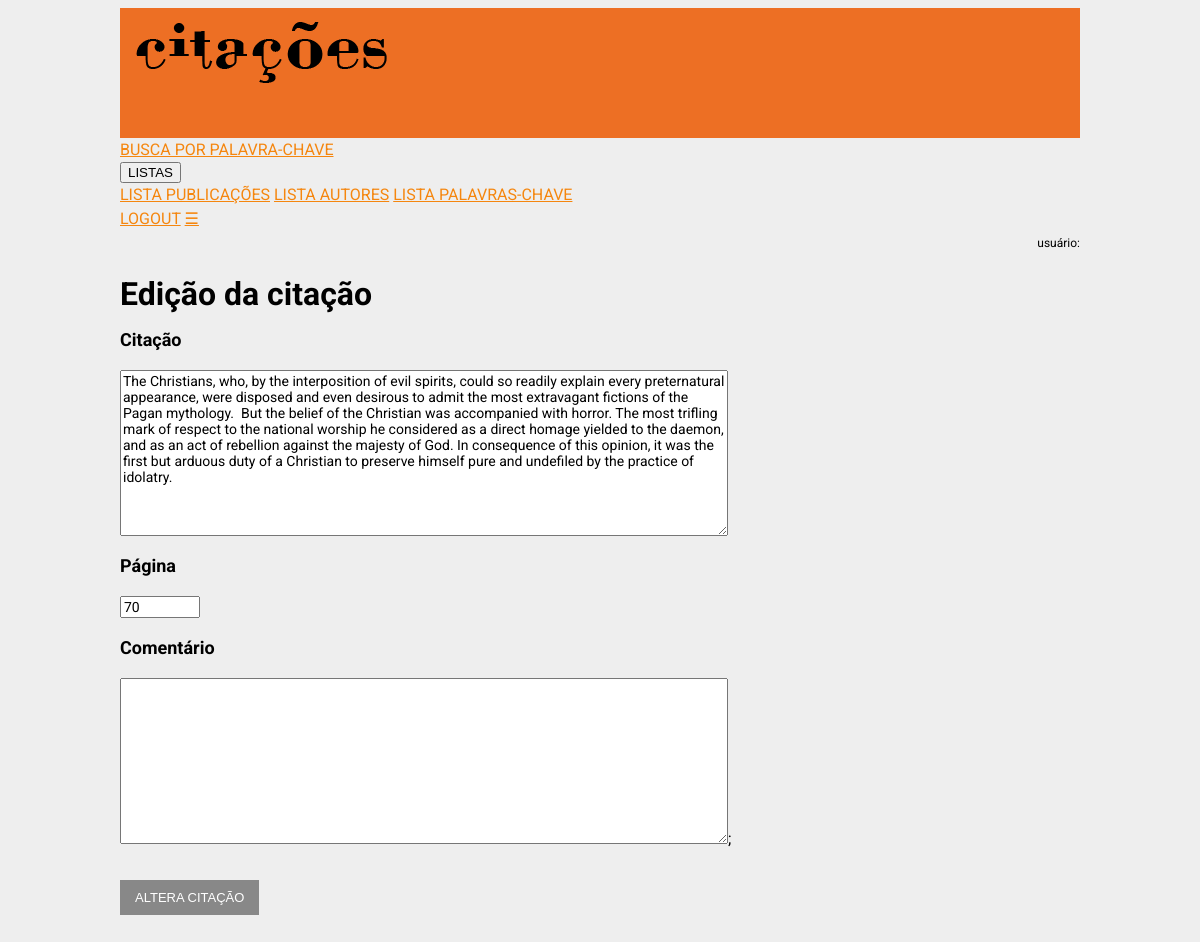
Screenshot of /raiz/_sobras/_editaCitacao.php?IdCitacao=70 with the database file from the repository.
### tables this page shows
CREATE TABLE `citacao` (
  `IdCitacao` int(11) NOT NULL,
  `IdPublicacao` int(11) NOT NULL,
  `CitPg` varchar(6) DEFAULT NULL,
  `CitCitacao` text NOT NULL,
  `CitComentario` text DEFAULT NULL
);

### raiz/_sobras/_editaCitacao.php (the view, shortened to what this page needs)
<html>
<head>
</head>
<link rel="stylesheet" type="text/css" href="estilos.css" media="screen" />
<body>
    <div id="divGeral">
        <?php
            include_once( "inc/i_topo.php" );
        ?>
        <h1>Edição da citação</h1>
        <div id="editaCitacao">
        <?php
            $IdCitacao = $_GET[ 'IdCitacao' ];
            $query4 = "SELECT * ";
            $query4 .= "FROM citacao ";
            $query4 .= "WHERE IdCitacao =" . $IdCitacao;
            mysqli_set_charset($connection,"utf8");
            $result4 = mysqli_query( $connection, $query4 );
            $row4 = mysqli_fetch_assoc( $result4 );
        ?>
        <form action="commitUpdateCitacao.php" method="POST">
            <h3>Citação</h3>
            <textarea rows="10" cols="80" id="CitCitacao" name="CitCitacao" class="CitCitacao"><?php echo $row4[ 'CitCitacao' ] ?></textarea>
            <h3>Página</h3>
            <input id="CitPg" name="CitPg" class="CitPg" size="8" value="<?php echo $row4[ 'IdCitacao' ] ?>">
            <h3>Comentário</h3>
            <textarea rows="10" cols="80" id="CitComentario" name="CitComentario" class="CitComentario" size="50"><?php echo $row4[ 'CitComentario' ] ?></textarea>;
            <br /><br />
            <button class="botao" type="submit" name="submit">ALTERA CITAÇÃO</button>
        </form>
        </div>
    </div>
</body>
</html>

### raiz/inc/estilos.css (style rules this page uses)
body { font-family: Roboto, "Trebuchet MS", Verdana, "sans-serif"; font-size: 16px; line-height: 24px; background-color: #eee; color: #000; }
#divGeral { max-width: 960px; margin: 0 auto 50px; padding: 0 30px; }
h1 { font-size: 32px; }
h3 { font-size: 18px; }
input { font-size: 14px; }
form input, form textarea { font-family: Roboto, "Trebuchet MS", Verdana, "sans-serif"; font-size: 14px; }
.botao { cursor: pointer; background-color: #888; border: none; color: white; padding: 10px 15px; margin: 5px 10px 5px 0; text-align: center; text-decoration: none; display: inline-block; font-size: 13px; }

### rows the page displays
citacao: CitCitacao "The Christians, who, by the interposition of evil spirits, could so readily explain every preternatural appearance, were disposed and even desirous to admit the most extravagant fictions of the Pagan mythology. But the belief of the Christian was accompanied with horror. The most trifling mark of respect to the national worship he considered as a direct homage yielded to the daemon, and as an act of rebellion against the majesty of God. In consequence of this opinion, it was the first but arduous duty of a Christian to preserve himself pure and undefiled by the practice of idolatry.", CitPg "70"
